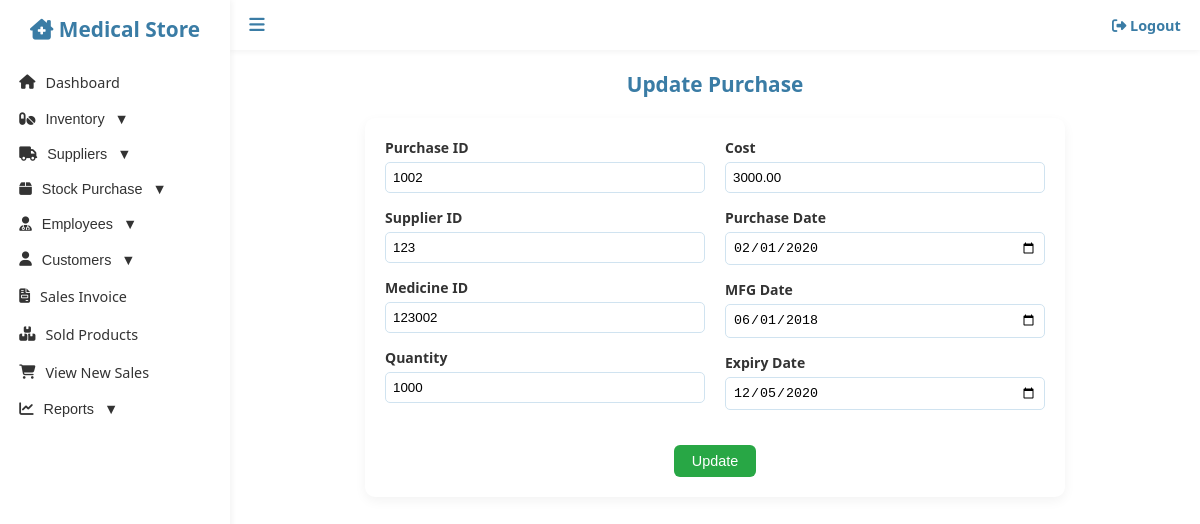
The app's page /PHARMACY/purchase-update.php?pid=1002&sid=123&mid=123002 with its own data.
### tables this page shows
CREATE TABLE IF NOT EXISTS `purchase` (
  `P_ID` decimal(4,0) NOT NULL,
  `SUP_ID` decimal(3,0) NOT NULL,
  `MED_ID` decimal(6,0) NOT NULL,
  `P_QTY` int NOT NULL,
  `P_COST` decimal(8,2) NOT NULL,
  `PUR_DATE` date NOT NULL,
  `MFG_DATE` date NOT NULL,
  `EXP_DATE` date NOT NULL,
  PRIMARY KEY (`P_ID`,`MED_ID`),
  KEY `SUP_ID` (`SUP_ID`),
  KEY `MED_ID` (`MED_ID`)
);

### PHARMACY/purchase-update.php (the view, shortened to what this page needs)
<?php
include "config.php";
if (isset($_GET['pid']) && isset($_GET['sid']) && isset($_GET['mid'])) {
    $pid = $_GET['pid'];
    $sid = $_GET['sid'];
    $mid = $_GET['mid'];
    $qry1 = "SELECT * FROM purchase WHERE p_id='$pid' AND sup_id='$sid' AND med_id='$mid'";
    $result = $conn->query($qry1);
    $row = $result->fetch_row();
}
?>
<!DOCTYPE html>
<html lang="en">
<head>
  <link rel="stylesheet" href="https://cdnjs.cloudflare.com/ajax/libs/font-awesome/6.4.0/css/all.min.css"/>
</head>
<body>
<div class="sidenav" id="sidenav">
  <h2><i class="fas fa-clinic-medical"></i> Medical Store</h2>
  <a href="adminmainpage.php"><i class="fas fa-home"></i> Dashboard</a>
  <button class="dropdown-btn"><i class="fas fa-pills"></i> Inventory</button>
  <button class="dropdown-btn"><i class="fas fa-truck"></i> Suppliers</button>
  <button class="dropdown-btn"><i class="fas fa-box"></i> Stock Purchase</button>
  <button class="dropdown-btn"><i class="fas fa-user-md"></i> Employees</button>
  <button class="dropdown-btn"><i class="fas fa-user"></i> Customers</button>
  <a href="sales-view.php"><i class="fas fa-file-invoice"></i> Sales Invoice</a>
  <a href="salesitems-view.php"><i class="fas fa-boxes"></i> Sold Products</a>
  <a href="admin-orders-view.php"><i class="fas fa-shopping-cart"></i> View New Sales</a>
  <button class="dropdown-btn"><i class="fas fa-chart-line"></i> Reports</button>
</div>
<div class="topnav" id="topnav">
  <i class="fas fa-bars menu-icon" onclick="toggleSidebar()"></i>
  <a href="logout.php"><i class="fas fa-sign-out-alt"></i> Logout</a>
</div>
<div class="main" id="main">
  <h2>Update Purchase</h2>
  <form method="post">
    <div class="column">
      <label>Purchase ID</label>
      <input type="number" name="pid" value="<?= $row[0] ?>" readonly>
      <label>Supplier ID</label>
      <input type="number" name="sid" value="<?= $row[1] ?>" readonly>
      <label>Medicine ID</label>
      <input type="number" name="mid" value="<?= $row[2] ?>" readonly>
      <label>Quantity</label>
      <input type="number" name="pqty" value="<?= $row[3] ?>">
    </div>
    <div class="column">
      <label>Cost</label>
      <input type="number" step="0.01" name="pcost" value="<?= $row[4] ?>">
      <label>Purchase Date</label>
      <input type="date" name="pdate" value="<?= $row[5] ?>">
      <label>MFG Date</label>
      <input type="date" name="mdate" value="<?= $row[6] ?>">
      <label>Expiry Date</label>
      <input type="date" name="edate" value="<?= $row[7] ?>">
    </div>
    <input type="submit" name="update" value="Update">
  </form>
</div>
</body>
</html>

### PHARMACY/purchase-update.php (style rules this page uses)
:root { --primary: #3A7CA5; --accent: #B2E0F5; --bg: #f0f8ff; --white: #ffffff; --text: #1c2e21; --shadow: rgba(0, 0, 0, 0.05); --border: #d0e3f0; }
* { box-sizing: border-box; margin: 0; padding: 0; }
body { font-family: 'Segoe UI', Tahoma, Geneva, Verdana, sans-serif; background: #fff; color: #333; font-size: 14px; }
.sidenav { height: 100%; width: 230px; position: fixed; top: 0; left: 0; background: #fff; box-shadow: 2px 0 6px var(--shadow); padding-top: 15px; overflow-y: auto; transition: width 0.3s ease; z-index: 200; }
.sidenav h2, .sidenav a, .sidenav button, .dropdown-container { opacity: 1; transition: opacity 0.3s ease; }
.sidenav a, .sidenav button { display: flex; align-items: center; gap: 10px; padding: 0.6rem 1.2rem; font-size: 0.9rem; color: #333; background: none; border: none; text-align: left; width: 100%; cursor: pointer; text-decoration: none; white-space: nowrap; }
.dropdown-btn:after { content: " ▼"; float: right; }
.topnav { height: 50px; background: #fff; display: flex; align-items: center; justify-content: space-between; padding: 0 1.2rem; box-shadow: 0 2px 6px var(--shadow); position: fixed; top: 0; left: 230px; right: 0; transition: left 0.3s ease; z-index: 100; }
.menu-icon { font-size: 1.1rem; cursor: pointer; color: var(--primary); }
.topnav a { color: var(--primary); text-decoration: none; font-weight: bold; font-size: 0.9rem; }
.main { margin-left: 230px; padding: 70px 20px 20px; transition: margin-left 0.3s ease; }
h2 { color: var(--primary); text-align: center; margin-bottom: 20px; font-size: 1.3rem; }
form { background: #fff; max-width: 700px; margin: auto; padding: 20px; box-shadow: 0 4px 12px var(--shadow); border-radius: 10px; display: flex; flex-wrap: wrap; gap: 20px; }
.column { flex: 1 1 45%; }
label { font-weight: bold; }
input[type="number"], input[type="date"] { width: 100%; padding: 7px; margin-top: 5px; margin-bottom: 15px; border: 1px solid var(--border); border-radius: 5px; }
input[type="submit"] { padding: 8px 18px; background-color: #28a745; color: white; border: none; border-radius: 6px; cursor: pointer; font-size: 0.9rem; margin: 0 auto; }

### records on screen
purchase: pid "1002", sid "123", mid "123002", pqty "1000", pcost "3000.00", pdate "02/01/2020", mdate "06/01/2018", edate "12/05/2020"
